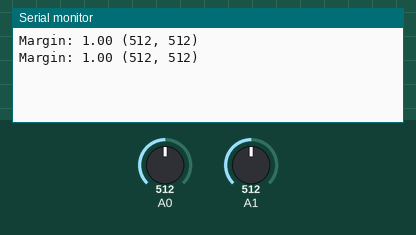
Bench run of a sketch on a simulated Arduino Uno, built with avr-gcc and run on an emulated ATmega328P. Parts: the last lines printed to the serial monitor. The inputs (shaded band) are chosen by the test bench; at power-on: A0 = 512, A1 = 512.

Above: at 10.8 s.
10.9 s: A0 set to 545
At 21.2 s:
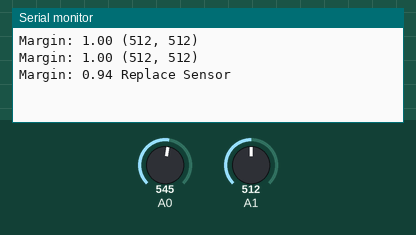
21.5 s: A1 set to 716
At 31.2 s:
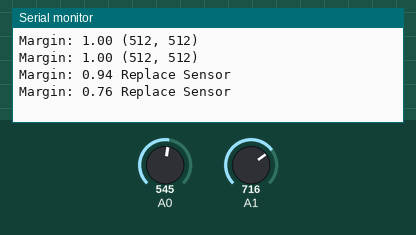
31.5 s: A0 set to 511
At 40.4 s:
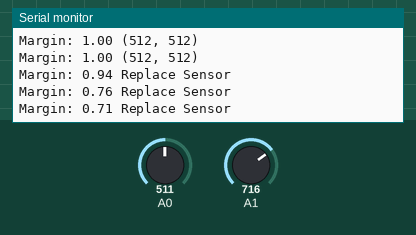
41.5 s: A1 set to 900
At 50.4 s:
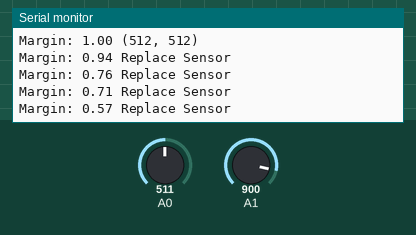
Timing chart, 0 to 51.9 s (numbered marks = the images above; inputs shaded):
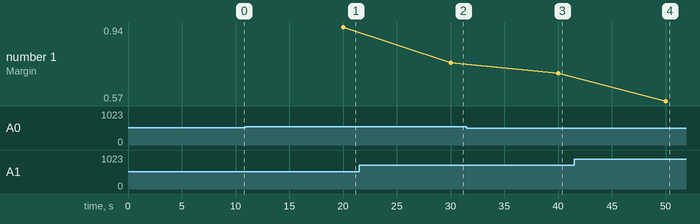

The sketch:

Dual_Sensor_Script_Edge_Version.ino
```cpp
/*
  Dual Sensor Script Edge Version

  Reads an analog input on pins 0 and 1, calculates the margin for error, and prints acceptable results to the Serial Monitor.
  Graphical representation is available using Serial Plotter (Tools > Serial Plotter menu).

*/

// the setup routine runs once when you press reset:
void setup() {
  // initialize serial communication at 9600 bits per second:
  Serial.begin(9600);

}

// the loop routine runs over and over again forever:
void loop() {
  // read the input on analog pin 0 and 1:
  int sensorValue1 = analogRead(A0);
  int sensorValue2 = analogRead(A1);

  float matchTest = test(float(sensorValue1), float(sensorValue2));
  Serial.print("Margin: ");
  Serial.print(matchTest);
  if(matchTest > 0.95){
    // print out the values you read:
    Serial.print(" (");
    Serial.print(sensorValue1);
    Serial.print(", ");
    Serial.print(sensorValue2);
    Serial.print(")");
  } else{
    Serial.print(" Replace Sensor");
  }

  delay(10000);
  Serial.println();
}

// test the difference between sensor values as a percentage of the input
float test(float SV1,float SV2){
  float matchTest;
  if(SV1 > SV2){
    matchTest = SV2 / SV1;
  } else if (SV2 > SV1){
    matchTest = SV1 / SV2;
  } else {
    matchTest = 1.00;
  }
  return matchTest;
  }
```

Measured:
- the behaviour switches between 538 and 539 on A0 (found by bisection; images 0 and 1)
- after the input at 10.9 s, the serial monitor: prints a new line after 9.1 s (image 1)
- after the input at 21.5 s, the serial monitor: prints a new line after 8.5 s (image 2)
- after the input at 31.5 s, the serial monitor: prints a new line after 8.5 s (image 3)
- after the input at 41.5 s, the serial monitor: prints a new line after 8.5 s (image 4)
- plotted number 1: 0.94 → 0.76 after the input at 21.5 s, 0.76 → 0.71 after the input at 31.5 s, 0.71 → 0.57 after the input at 41.5 s
